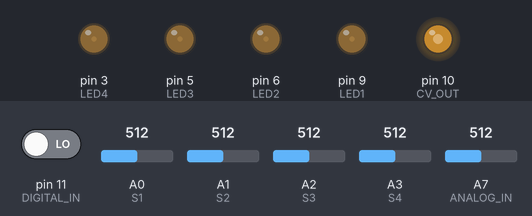
Bench run of a sketch on a simulated Arduino Nano, built with avr-gcc and run on an emulated ATmega328P. On the bench: output pins drawn as LEDs (lit = HIGH). The inputs (shaded band) are chosen by the test bench; at power-on: A7 (ANALOG_IN) = 512, A0 (S1) = 512, A1 (S2) = 512, A2 (S3) = 512, A3 (S4) = 512, pin 11 (DIGITAL_IN) LOW.

Above: at 1.3 s.
1.4 s: A7 (ANALOG_IN) set to 716
At 2.6 s:
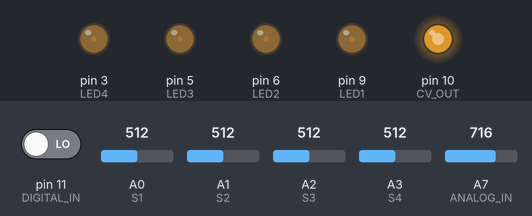
2.9 s: A0 (S1) set to 992
At 4.0 s:
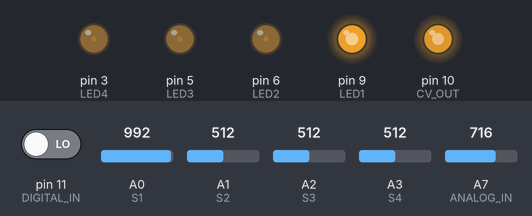
4.4 s: A1 (S2) set to 992
At 5.2 s:
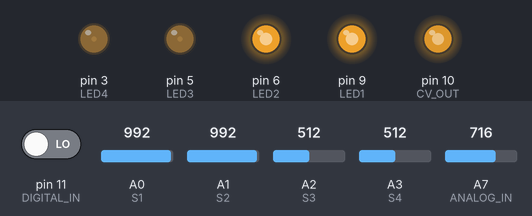
5.9 s: A2 (S3) set to 992
At 6.4 s:
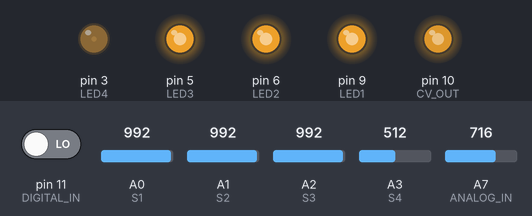
7.4 s: A3 (S4) set to 992
At 8.6 s:
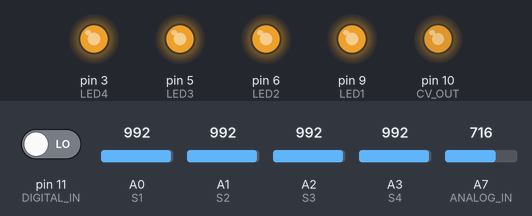
8.9 s: A0 (S1) set to 716
At 9.8 s:
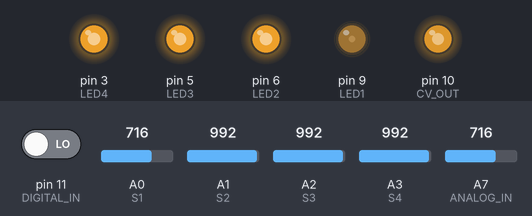
Timing chart, 0 to 11.4 s (numbered marks = the images above; inputs shaded):
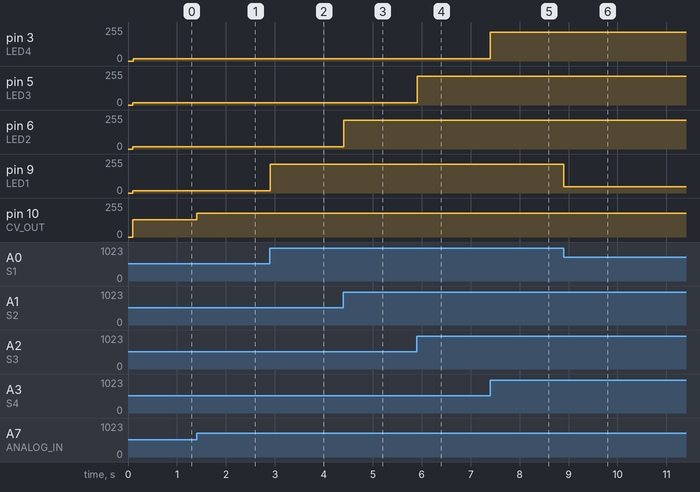

The sketch:

HardwareTest.ino
```cpp
// GPIO Pin mapping.
#define S1 A0  // Slider Potentiometer 1
#define S2 A1  // Slider Potentiometer 2
#define S3 A2  // Slider Potentiometer 3
#define S4 A3  // Slider Potentiometer 4
#define SLIDER_COUNT 4

#define LED1 9  // Slider LED 1
#define LED2 6  // Slider LED 2
#define LED3 5  // Slider LED 3
#define LED4 3  // Slider LED 4

#define ANALOG_IN A7   // Analog Input
#define DIGITAL_IN 11  // Trigger Input to advance step
#define CV_OUT 10      // CV Output for current step

// Slider & LED pin arrays to support looping over led sliders.
const uint8_t SLIDER_PIN[SLIDER_COUNT] = {S1, S2, S3, S4};
const uint8_t LED_PIN[SLIDER_COUNT] = {LED1, LED2, LED3, LED4};

// Conversion calculations: Arduino 5v pin will only output 4.6v when powered by
// USB.
const float VREF = 4.6 / 1023.0;

// Global state variables.
int ain = 0;  // Raw cv read from pot for current step
int old_ain = 0;
uint8_t din = 0;  // Digital input read value.
uint8_t old_clk = 0;
int slider[SLIDER_COUNT];  // Hold the current slider value in an array of
                           // sliders.
float R;  // R holds the linear to exponential conversion factor value.

void setup() {
  pinMode(ANALOG_IN, INPUT);
  pinMode(DIGITAL_IN, INPUT);
  pinMode(CV_OUT, OUTPUT);
  pinMode(S1, INPUT);
  pinMode(S2, INPUT);
  pinMode(S3, INPUT);
  pinMode(S4, INPUT);
  pinMode(LED1, OUTPUT);
  pinMode(LED2, OUTPUT);
  pinMode(LED3, OUTPUT);
  pinMode(LED4, OUTPUT);

  // Register setting for high frequency PWM.
  TCCR1A = 0b00100001;
  TCCR1B = 0b00100001;

  // Calculate the R variable (only needs to be done once at setup).
  R = (1023 * log10(2)) / (log10(255));

  delay(100);
  // Serial.begin(115200);
}

void loop() {
  // Read all inputs.
  ain = analogRead(ANALOG_IN);
  din = digitalRead(DIGITAL_IN);
  for (int i = 0; i < SLIDER_COUNT; i++) {
    slider[i] = analogRead(SLIDER_PIN[i]);
  }

  // Process state and write outputs.
  int out = ain >> 2;  // Bit shift 10 bit input to 8 bit output.
  analogWrite(CV_OUT, out);
  digitalWrite(LED_BUILTIN, din);  // Echo digital input on Arduino LED.
  for (int i = 0; i < SLIDER_COUNT; i++) {
    analogWrite(LED_PIN[i], brightness(slider[i]));
  }

  // Log input/output values.
  Serial.println("AIN: " + String(ain) + "\tDIN: " + String(din) +
                 "\tS1: " + String(slider[0]) + "\tS2: " + String(slider[1]) +
                 "\tS3: " + String(slider[2]) + "\tS4: " + String(slider[3]) +
                 "\tOUT: " + String(out));
}

// Convert a linear value to its exponential compliment for led visual correction.
int brightness(int v) { return (v > 32) ? pow(2, (v / R)) : 0; }

// Convert analog input read value to voltage value.
float voltage(int val) { return ain * VREF; }
```

Measured:
- after the input at 1.4 s, pin 10 (CV_OUT): 128/255 → 179/255 at once
- after the input at 2.9 s, pin 9 (LED1): 16/255 → 215/255 at once
- after the input at 4.4 s, pin 6 (LED2): 16/255 → 215/255 at once
- after the input at 5.9 s, pin 5 (LED3): 16/255 → 215/255 at once
- after the input at 7.4 s, pin 3 (LED4): 16/255 → 215/255 at once
- after the input at 8.9 s, pin 9 (LED1): 215/255 → 48/255 at once
